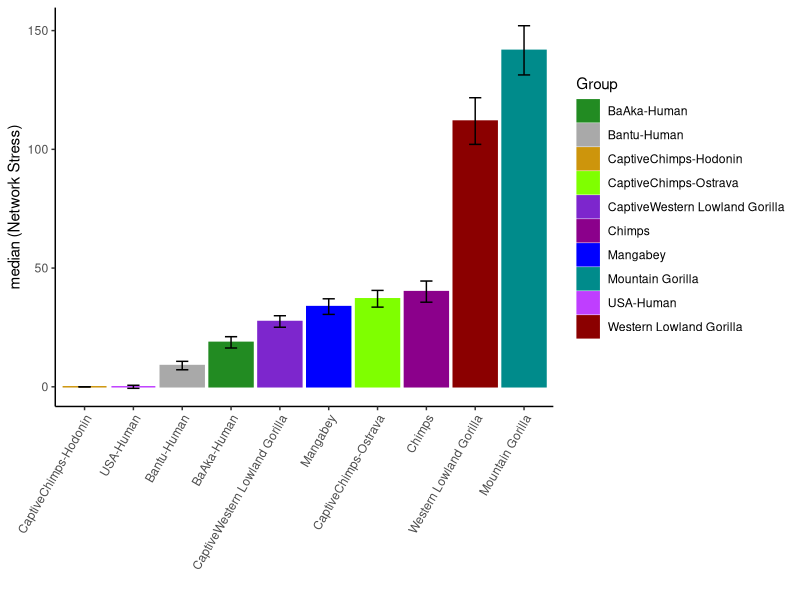

The R source for this figure: (Note: this script raises an error after producing the figure.)
##############################################################################
#------------- Statistical Analysis on Network statistics- For Figure3B
##############################################################################
Colors <- c("forestgreen", "darkgray", "darkgoldenrod3", "chartreuse1", "purple3", "darkmagenta", "blue", "darkcyan", "darkorchid1", "darkred")

setwd("~/Work/Project_16S_ITS/Combined/BAC_ITS_Taxa_Correlations/CytoScapeStatistics")
Cytoscape_stats <- read.csv(file="CytoScapeStats-For_AllGroups.txt", sep="\t",header = T)

library(ggplot2)

##############################################
#########Let's make figure for Network Stress 
##############################################
stress <- aggregate(sqrt(Cytoscape_stats$Stress), by = list(Group =Cytoscape_stats$Group), FUN = function(x) c(median = median(x), sd = sd(x), n = length(x)))
myData_stress <- do.call(data.frame, stress)
myData_stress$se <- myData_stress$x.sd / sqrt(myData_stress$x.n)
colnames(myData_stress) <- c("Group", "median", "sd", "n", "se")
dodge <- position_dodge(width = 0.9)
limits <- aes(ymax = myData_stress$median + myData_stress$se, ymin = myData_stress$median - myData_stress$se)

jpeg("Network_Stress_ordered.jpg", height = 4.8, width = 7, units = 'in', res = 600)
p <- ggplot(data = myData_stress, aes(x=reorder(Group, median, FUN=mean), y = median, fill= Group, colour=Group)) + 
#p <- ggplot(data = myData, aes(x = Group, y = mean, fill= Group, colour=Group)) + 
 scale_color_manual(values=Colors) + scale_fill_manual(values=Colors) +
  labs(x="",y="median (Network Stress)")
p + geom_bar(stat = "identity", position = dodge) +
geom_errorbar(limits, position = dodge, width = 0.25, colour="black") +
theme(axis.text.x=element_blank(), axis.ticks.x=element_blank(),
axis.title.x=element_blank()) + theme_classic() + 
  theme(axis.text.x = element_text(angle = 60, hjust = 1))
dev.off()
stress_stats <- kruskalmc(Cytoscape_stats$Stress ~ Cytoscape_stats$Group)
write.table(stress_stats, file= "stress_Stats.txt", sep="\t")


#################################################
###Let's make figure for Number of direct edges 
#################################################
edges <- aggregate(Cytoscape_stats$NumberOfDirectedEdges, by = list(Group =Cytoscape_stats$Group), FUN = function(x) c(median = median(x), sd = sd(x), n = length(x)))
myData_edges <- do.call(data.frame, edges)
myData_edges$se <- myData_edges$x.sd / sqrt(myData_edges$x.n)
colnames(myData_edges) <- c("Group", "median", "sd", "n", "se")
dodge <- position_dodge(width = 0.9)
limits <- aes(ymax = myData_edges$median + myData_edges$se, ymin = myData_edges$median - myData_edges$se)

jpeg("NumberofDirectEdges_Odered.jpg", height = 4.8, width = 7, units = 'in', res = 600)
p <- ggplot(data = myData_edges, aes(x=reorder(Group, median, FUN=mean), y = median, fill= Group, colour=Group)) + 
  scale_color_manual(values=Colors) + scale_fill_manual(values=Colors) +
  labs(x="",y="median (Number of Directed Edges)")
p + geom_bar(stat = "identity", position = dodge) +
  geom_errorbar(limits, position = dodge, width = 0.25, colour="black") +
  theme(axis.text.x=element_blank(), axis.ticks.x=element_blank(),
        axis.title.x=element_blank()) + theme_classic() + 
  theme(axis.text.x = element_text(angle = 60, hjust = 1))
dev.off()
directEdges_stats <- kruskalmc(Cytoscape_stats$NumberOfDirectedEdges ~ Cytoscape_stats$Group)
write.table(directEdges_stats, file= "directEdges_Stats.txt", sep="\t")

#################################################
###Let's make figure for NeighborhoodConnectivity 
#################################################
connectivity <- aggregate(Cytoscape_stats$NeighborhoodConnectivity, by = list(Group =Cytoscape_stats$Group), FUN = function(x) c(median = median(x), sd = sd(x), n = length(x)))
myData_connectivity <- do.call(data.frame, connectivity)
myData_connectivity$se <- myData_connectivity$x.sd / sqrt(myData_connectivity$x.n)
colnames(myData_connectivity) <- c("Group", "median", "sd", "n", "se")
dodge <- position_dodge(width = 0.9)
limits <- aes(ymax = myData_connectivity$median + myData_connectivity$se, ymin = myData_connectivity$median - myData_connectivity$se)

jpeg("NeighborhoodConnectivity_Ordered.jpg", height = 4.8, width = 7, units = 'in', res = 600)
p <- ggplot(data = myData_connectivity, aes(x=reorder(Group, median, FUN=mean), y = median, fill= Group, colour=Group)) + 
  scale_color_manual(values=Colors) + scale_fill_manual(values=Colors) +
  labs(x="",y="median (Neighborhood Connectivity)")
p + geom_bar(stat = "identity", position = dodge) +
  geom_errorbar(limits, position = dodge, width = 0.25, colour="black") +
  theme(axis.text.x=element_blank(), axis.ticks.x=element_blank(),
        axis.title.x=element_blank()) + theme_classic() + 
  theme(axis.text.x = element_text(angle = 60, hjust = 1))
dev.off()
NeighborhoodConnectivity <- kruskalmc(Cytoscape_stats$NeighborhoodConnectivity ~ Cytoscape_stats$Group)
write.table(NeighborhoodConnectivity, file= "NeighborhoodConnectivity_Stats.txt", sep="\t")

#--- Note --- If reordered plot shoud be made
p <- ggplot(data = myData, aes(x =reorder(Group, mean, FUN=median), y = mean, fill= Group, colour=Group)) + 
  scale_color_manual(values=Colors) + scale_fill_manual(values=Colors)
